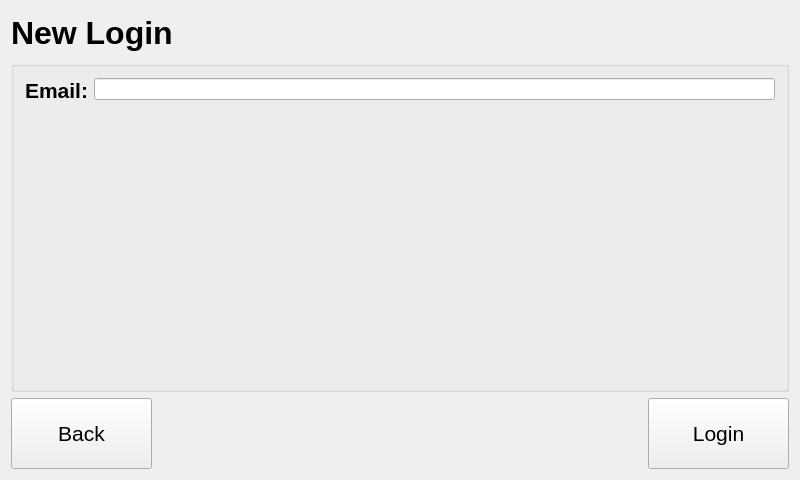
<?xml version="1.0" encoding="UTF-8"?>
<ui version="4.0">
 <class>newLogin</class>
 <widget class="QWidget" name="newLogin">
  <property name="geometry">
   <rect>
    <x>0</x>
    <y>0</y>
    <width>800</width>
    <height>480</height>
   </rect>
  </property>
  <property name="windowTitle">
   <string>newLogin</string>
  </property>
  <layout class="QGridLayout" name="gridLayout">
   <item row="0" column="0" colspan="3">
    <widget class="QLabel" name="lbl_title">
     <property name="minimumSize">
      <size>
       <width>741</width>
       <height>31</height>
      </size>
     </property>
     <property name="font">
      <font>
       <family>Helvetica Neue</family>
       <pointsize>24</pointsize>
       <weight>75</weight>
       <bold>true</bold>
      </font>
     </property>
     <property name="text">
      <string>New Login</string>
     </property>
    </widget>
   </item>
   <item row="1" column="0" colspan="3">
    <widget class="QGroupBox" name="groupBox">
     <property name="minimumSize">
      <size>
       <width>741</width>
       <height>331</height>
      </size>
     </property>
     <property name="title">
      <string/>
     </property>
     <layout class="QFormLayout" name="formLayout">
      <item row="0" column="0">
       <widget class="QLabel" name="lbl_email">
        <property name="minimumSize">
         <size>
          <width>50</width>
          <height>20</height>
         </size>
        </property>
        <property name="font">
         <font>
          <family>Helvetica Neue</family>
          <pointsize>16</pointsize>
          <weight>75</weight>
          <bold>true</bold>
         </font>
        </property>
        <property name="text">
         <string>Email:</string>
        </property>
       </widget>
      </item>
      <item row="0" column="1">
       <widget class="QLineEdit" name="lineEdit_email">
        <property name="minimumSize">
         <size>
          <width>513</width>
          <height>19</height>
         </size>
        </property>
       </widget>
      </item>
     </layout>
    </widget>
   </item>
   <item row="2" column="0">
    <widget class="QPushButton" name="btn_back">
     <property name="minimumSize">
      <size>
       <width>141</width>
       <height>71</height>
      </size>
     </property>
     <property name="font">
      <font>
       <family>Helvetica Neue</family>
       <pointsize>16</pointsize>
      </font>
     </property>
     <property name="text">
      <string>Back</string>
     </property>
    </widget>
   </item>
   <item row="2" column="1">
    <spacer name="horizontalSpacer">
     <property name="orientation">
      <enum>Qt::Horizontal</enum>
     </property>
     <property name="sizeHint" stdset="0">
      <size>
       <width>487</width>
       <height>20</height>
      </size>
     </property>
    </spacer>
   </item>
   <item row="2" column="2">
    <widget class="QPushButton" name="btn_login">
     <property name="minimumSize">
      <size>
       <width>141</width>
       <height>71</height>
      </size>
     </property>
     <property name="font">
      <font>
       <family>Helvetica Neue</family>
       <pointsize>16</pointsize>
      </font>
     </property>
     <property name="text">
      <string>Login</string>
     </property>
    </widget>
   </item>
  </layout>
 </widget>
 <layoutdefault spacing="6" margin="11"/>
 <resources/>
 <connections/>
</ui>
